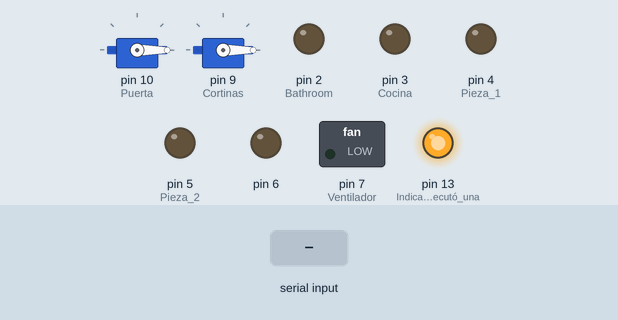
Recording of a sketch running on a simulated Arduino Uno, built with avr-gcc and run on an emulated ATmega328P. Shown: 2 × servo, switched loads named in the sketch (green lamp = pin HIGH), output pins drawn as LEDs (lit = HIGH). The test bench sets the inputs (shaded band). What the sketch prints to the serial monitor is not drawn.

Above: at 5.2 s.
5.3 s: "1" received over Serial
At 7.0 s:
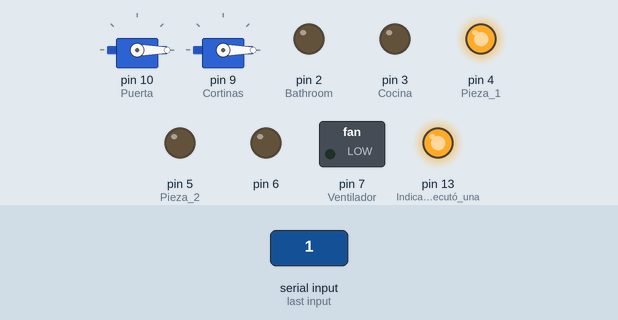
7.3 s: "0" received over Serial
At 7.7 s:
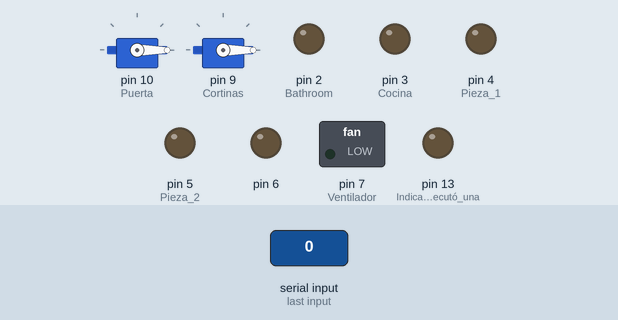
9.3 s: "2" received over Serial
At 10.2 s:
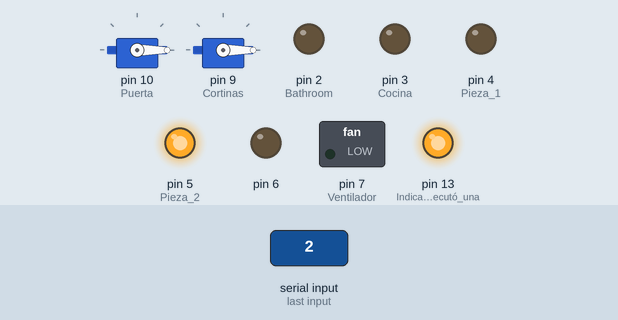
11.3 s: "1" received over Serial
At 12.9 s:
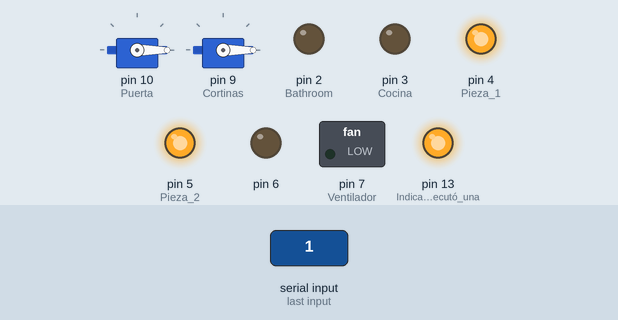
Timing chart, 0 to 14.3 s (numbered marks = the images above; inputs shaded):
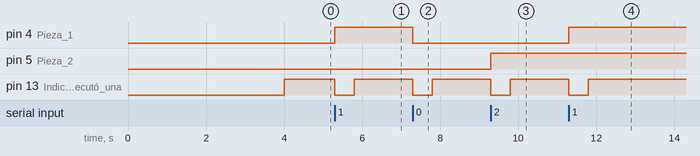

The sketch:

DomoticHome.ino
```cpp
#include <Servo.h>

/*
 *    Sketch de Arduino para controlar la maqueta
 *    del proyecto de Domótica.
 *
 *    Desarrollada por Santillan, Lucas.
 *
 */

//    Configuración del módulo Bluetooth HC-06.
const char Velocidad = '4';
const char NombreBT[13] = "Domotic Home";
const char Pass[5] = "1996";

//		Creamos las constantes para el Switch.
const char Cod_Puerta     =	 'P';
const char Cod_Cortinas   =  	 'C';
const char Cod_Vent       =	 'V';
const char Cod_Off        = 	 '0';
const char Cod_Mas_Vel    =	 '+';
const char Cod_Menos_Vel  =   	 '-';
const char Cod_Led_Hab2   = 	 '2';
const char Cod_Led_Hab1   =  	 '1';
const char Cod_Led_Bath   = 	 'B';
const char Cod_Led_Cocina =  	 'K';

/*
Códigos:
P = Puerta.
C = Cortinas.
V = Ventilador.
0 = Off.
+ = Aumentar Velocidad del Ventilador.
- = Reducir Velocidad del Ventilador.
2 = Luz Habitación 2.
1 = Luz Habitación 1.
B = Luz Baño.
K = Luz Cocina.
*/

//    Instanciamos los objetos de clase Servo.
Servo servoPuerta;
Servo servoCortinas;


//		Constantes para los pines.
const int Puerta = 10;
const int Cortinas = 9;
const int Ventilador = 7;
const int Pieza_2 = 5;
const int Pieza_1 = 4;
const int Bathroom = 2;
const int Cocina = 3;

int Velocidad_Vent;
bool Door;
bool Windows;
bool Fan;
bool Led1; // Habitación izquierda  (2)
bool Led2; // Habitación derecha    (1)
bool Led3; // Baño y escaleras      (B)
bool Led4; // Cocina		    (K)

void pip(){
  //	Para apagar y encender el led integrado.
  digitalWrite(13, LOW);
}

void Valores(){
  	Led1 = true;
  	Led2 = true;
  	Led3 = true;
  	Led4 = true;
	  Velocidad_Vent = 155;
    Door = true;
    Windows = true;
    Fan = true;
}

void setup()
{
  Serial.begin(9600);

  pinMode(13, OUTPUT); // Indica que se ejecutó una función.

  //	Configuramos los pines de salida.
  pinMode(Ventilador, OUTPUT);
  pinMode(Pieza_2, OUTPUT);
  pinMode(Pieza_1, OUTPUT);
  pinMode(Bathroom, OUTPUT);
  pinMode(Cocina, OUTPUT);

  /*  Configuramos el Módulo Bluetooth HC-06.
   *  Nombre:    Domotic Home
   *  Pin:       1996
   *  Velocidad: 4 (9600 Baudios)
  */
  Serial.print("AT");
  delay(1000);
  Serial.print("AT+NAME");
  Serial.print(NombreBT);
  delay(1000);
  Serial.print("AT+BAUD");
  Serial.print(Velocidad);
  delay(1000);
  Serial.print("AT+PIN");
  Serial.print(Pass);
  delay(1000);

  //	Configuramos los objetos servo.
  servoPuerta.attach(Puerta);
  servoCortinas.attach(Cortinas);
  servoPuerta.write(0);
  servoCortinas.write(0);
  Valores();
}

void loop()
{
  digitalWrite(13, HIGH);

  if(Serial.available())
  {

    char Codigo;
    Codigo = Serial.read();

    switch(Codigo){
      case Cod_Puerta:
      	if (Door){
          		servoPuerta.write(160);
          		Door = false;
          		pip();
      			break;
        }else{
          		servoPuerta.write(-160);
          		Door = true;
         		pip();
          		break;
        }
      case Cod_Cortinas:
      	if (Windows){
          		servoCortinas.write(180);
          		Windows = false;
          		pip();
      			break;
        }else{
          		servoCortinas.write(-180);
          		Windows = true;
            	pip();
          		break;
        }
      case Cod_Vent:
      	if (!Fan){
          		digitalWrite(Ventilador, LOW);
          		analogWrite(6, 0);
          		Fan = true;
          		pip();
          		break;
        }else{
          		digitalWrite(Ventilador, HIGH);
          		analogWrite(6, Velocidad_Vent);
          		Fan = false;
          		pip();
          		break;
        }
      case Cod_Mas_Vel:
      	if (!Fan){
                if(Velocidad_Vent+20<255){
                  Velocidad_Vent += 20;
                  analogWrite(6, Velocidad_Vent);
                }
          		pip();
        }
          	break;
      case Cod_Menos_Vel:
      	if (!Fan){
                if(Velocidad_Vent-20>20){
                  Velocidad_Vent -= 20;
                  analogWrite(6, Velocidad_Vent);
                }
        		pip();
        }
          break;
      case Cod_Led_Hab2:
      	if(Led2){
        		digitalWrite(Pieza_2, HIGH);
          		Led2 = false;
          		pip();
        }else{
          		digitalWrite(Pieza_2, LOW);
          		Led2 = true;
          		pip();
        }
      		break;
      case Cod_Led_Hab1:
      	if(Led1){
        		digitalWrite(Pieza_1, HIGH);
          		Led1 = false;
          		pip();
        }else{
          		digitalWrite(Pieza_1, LOW);
          		Led1 = true;
          		pip();
        }
      		break;
      case Cod_Led_Bath:
      	if(Led3){
        		digitalWrite(Bathroom, HIGH);
        		Led3 = false;
          		pip();
      }else{
        		digitalWrite(Bathroom, LOW);
        		Led3 = true;
          		pip();
      }
      		break;
      case Cod_Led_Cocina:
      	if(Led4){
        		digitalWrite(Cocina, HIGH);
          		Led4 = false;
        		pip();
        }else{
          		digitalWrite(Cocina, LOW);
          		Led4 = true;
          		pip();
        }
      		break;
      case Cod_Off:
      			//		Apagar todo
      			digitalWrite(Ventilador, LOW);
      			analogWrite(6, 0);
            servoPuerta.write(0);
      			servoCortinas.write(0);
      			digitalWrite(Cocina, LOW);
      			digitalWrite(Bathroom, LOW);
      			digitalWrite(Pieza_1, LOW);
      			digitalWrite(Pieza_2, LOW);
      			Valores();
      			pip();
      		break;
      default:
      			break;
   }

  delay(500);
  }
}
```

Measured:
- after the input at 5.3 s, pin 4 (Pieza_1): LOW → HIGH at once; pin 13 (Indica_que_se_ejecutó_una): HIGH → LOW at once, → HIGH 0.50 s later
- after the input at 7.3 s, pin 4 (Pieza_1): HIGH → LOW at once; pin 13 (Indica_que_se_ejecutó_una): HIGH → LOW at once, → HIGH 0.50 s later
- after the input at 9.3 s, pin 5 (Pieza_2): LOW → HIGH at once; pin 13 (Indica_que_se_ejecutó_una): HIGH → LOW at once, → HIGH 0.50 s later
- after the input at 11.3 s, pin 4 (Pieza_1): LOW → HIGH at once; pin 13 (Indica_que_se_ejecutó_una): HIGH → LOW at once, → HIGH 0.50 s later
